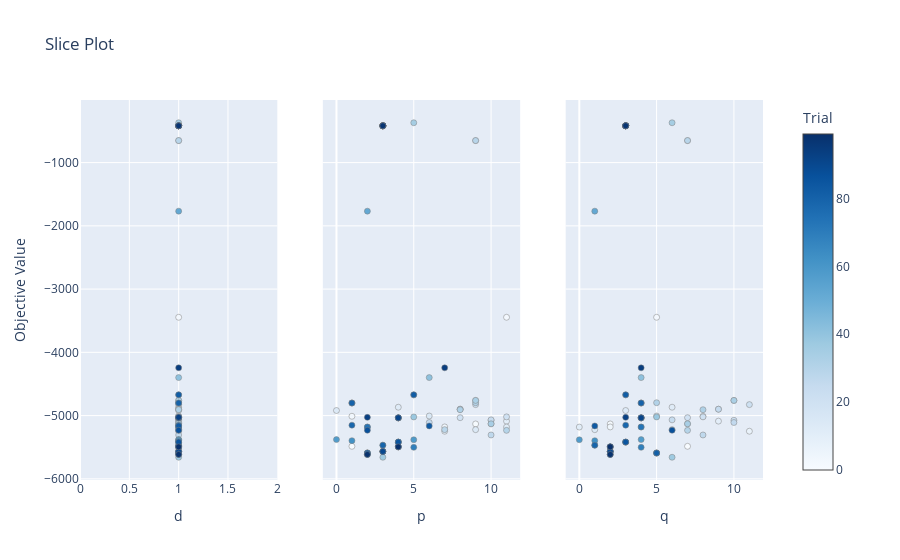

The cell this chart's notebook holds for it:
### Code cell
optuna.visualization.plot_slice(study,params=['p','d','q'])
